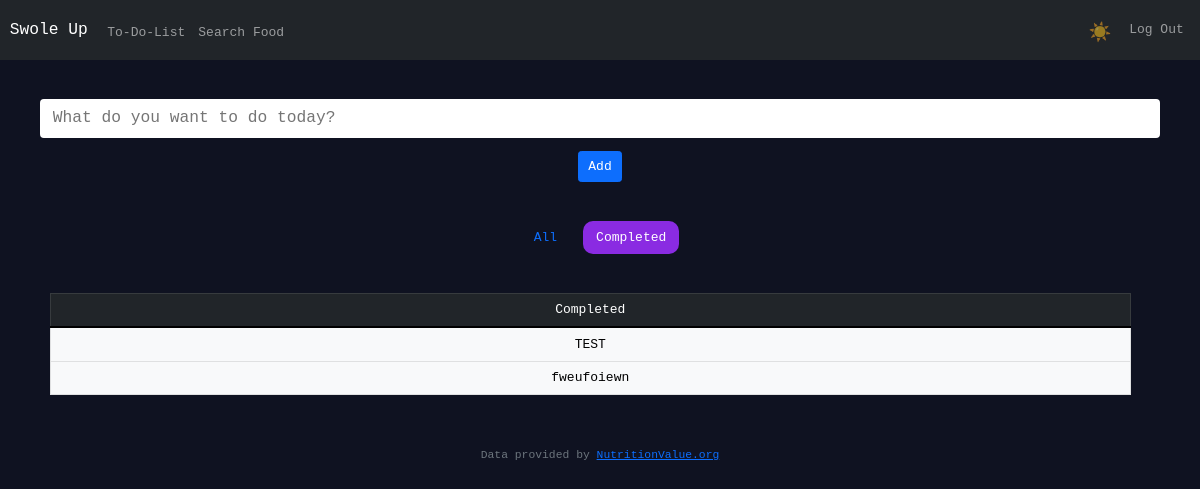
The page /todo_completed (signed in) on the database as committed earlier.
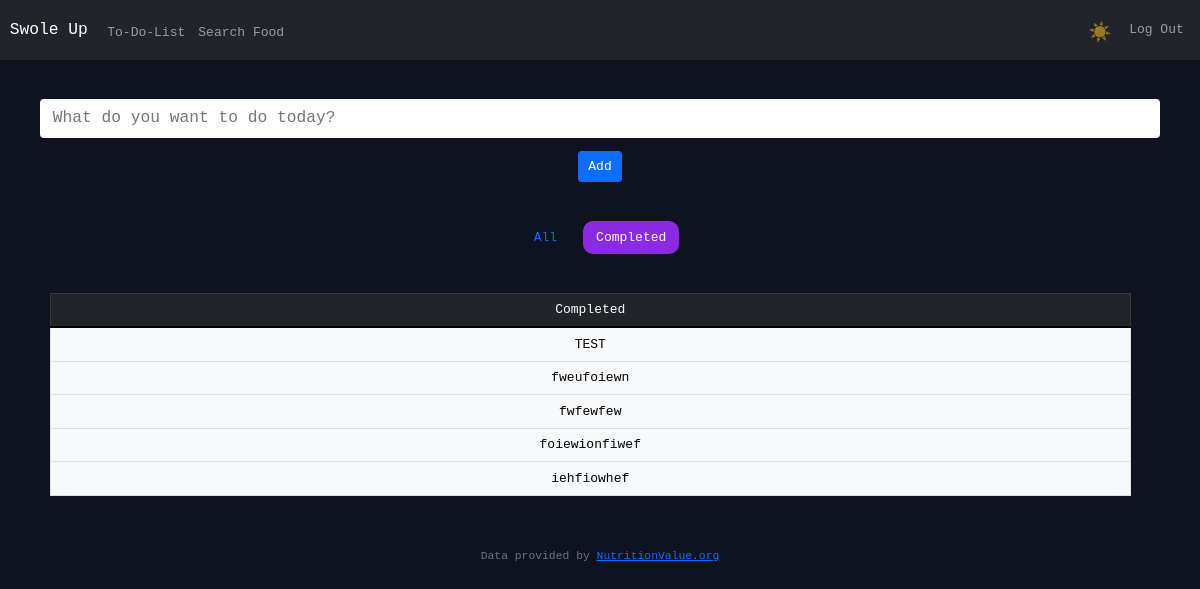
The same page on the database as committed later.
### tables this page shows
CREATE TABLE todolist (
id INTEGER PRIMARY KEY AUTOINCREMENT NOT NULL,
user_id INT,
todo TEXT NOT NULL,
done TEXT NOT NULL DEFAULT 1,
FOREIGN KEY (user_id) REFERENCES users(id)
);

### app.py (the view)
@app.route("/todo_completed", methods=["POST", "GET"])
@login_required
def todo_completed ():
    if request.method == "POST":
        deleteRow = request.form.get("deleteRow")
        if deleteRow:
            db.execute("DELETE FROM todolist WHERE user_id = ? AND todo = ?", session["user_id"], deleteRow)
            return redirect("/todolist")
        for i in range(1, 50):
            checkbox = request.form.get(f"check{i}")
            editInput = request.form.get(f"editInput{i}")
            previousVal = request.form.get(f"previousVal{i}")
            print(editInput)
            print(previousVal)
            if not editInput == previousVal:
                db.execute("UPDATE todolist SET todo = ? WHERE todo = ? AND user_id = ?", editInput, previousVal, session["user_id"])
            if checkbox is not None:
                db.execute("UPDATE todolist SET done = ? WHERE todo = ? AND user_id = ?", "true", checkbox, session["user_id"])
            else:
                checkVal = request.form.get(f"checkVal{i}")
                db.execute("UPDATE todolist SET done = ? WHERE todo = ? AND user_id = ?", "false", checkVal, session["user_id"])
        return redirect("/todolist")
    else:
        todo_done = db.execute("SELECT * FROM todolist WHERE user_id = ? AND done = ?", session["user_id"], "true")
        return render_template('todo_completed.html', todo_done=todo_done)

### app.py (called while the page is built)
@app.after_request
def after_request(response):
    response.headers["Cache-Control"] = "no-cache, no-store, must-revalidate"
    response.headers["Expires"] = 0
    response.headers["Pragma"] = "no-cache"
    return response

### helpers.py (called while the page is built)
def login_required(f):
    @wraps(f)
    def decorated_function(*args, **kwargs):
        if session.get("user_id") is None:
            return redirect("/login")
        return f(*args, **kwargs)
    return decorated_function

### templates/todo_completed.html (shortened to what this page needs)
{% extends "layout.html" %}
{% block main %}
    <div class="container">
        <div class="row mb-5">
            <form action="/todolist" method="post">
                <input autocomplete="off" id="todoField" type="text" class="form-control-lg mb-3 border-0 me-3 w-100" name="todo" placeholder="What do you want to do today?" onsubmit="return validateForm()">
                <button class="btn btn-primary" type="submit">Add</button>
            </form>
        </div>
        <div class="d-flex flex-row justify-content-center gap-3 mb-5">
            <a href="/todolist" class="nav-link">All</a>
            <a href="/todo_completed" class="nav-link" id="todo_completed">Completed</a>
        </div>
        <div class="container row">
            <table class="table table-dark table-bordered">
                <thead>
                    <tr>
                        <td class="col-12">Completed</td>
                    </tr>
                </thead>
                <tbody class="table-light">
                    <form action="/todo_completed" method="post" id="formTodo">
                    {% for todo in todo_done %}
                        <tr>
                            <td>
                                <label class="form-check-label" for="flexCheckDefault">{{ todo.todo }}</label>
                            </td>
                        </tr>
                    {% endfor %}
                    </form>
                </tbody>
            </table>
        </div>
    </div>
{% endblock %}

Rows that differ between the two databases and show on the page:
now on this page (row edited): todolist: todo "fwfewfew"
now on this page (row edited): todolist: todo "foiewionfiwef"
now on this page (row edited): todolist: todo "iehfiowhef"
